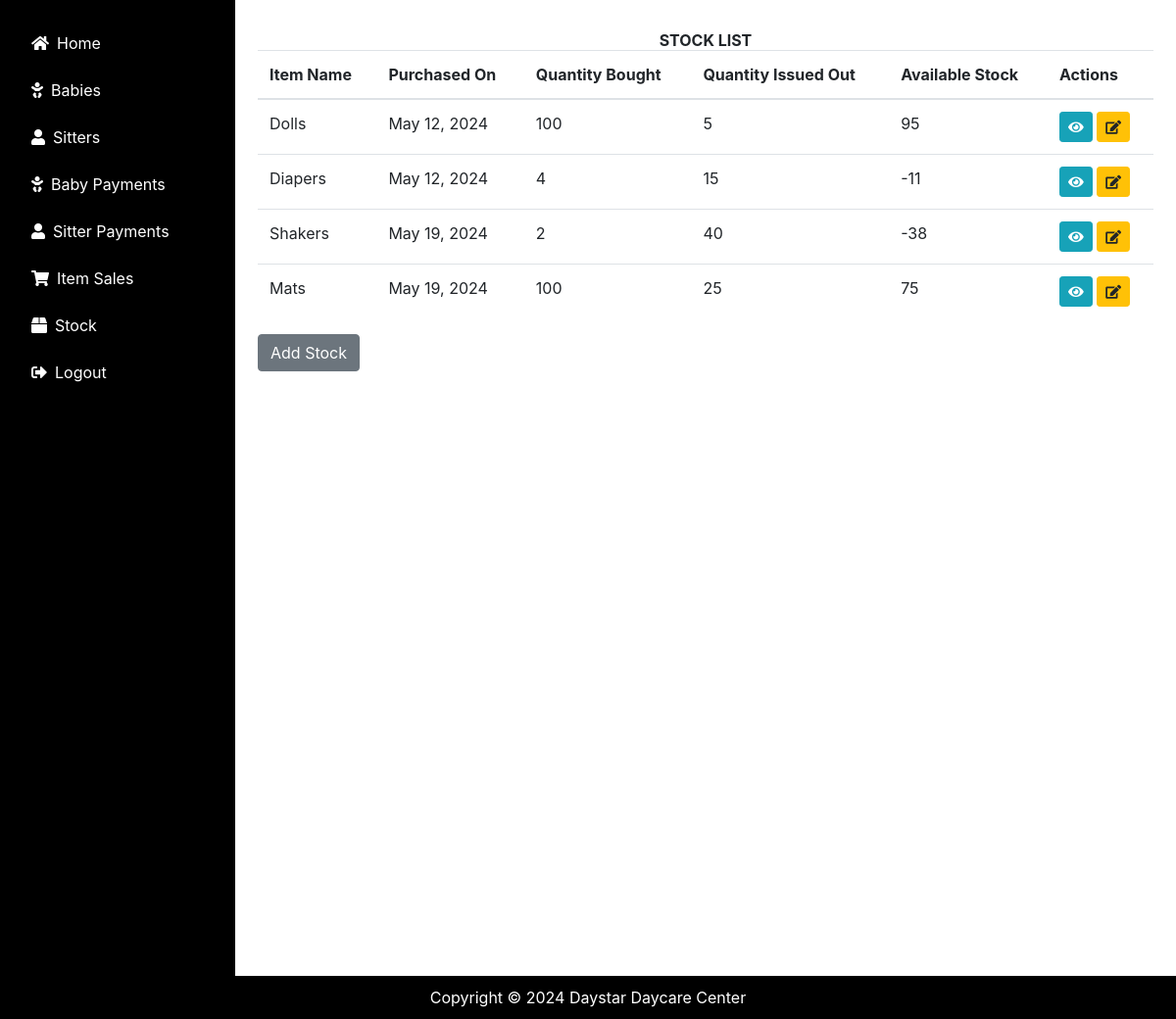
The page /stock/ (signed in) on the database its author committed.
### daycare/models.py (models this page shows, shortened)
class Stock(models.Model):
    item_name = models.ForeignKey(Item, on_delete=models.CASCADE, null=True, blank=True)
    purchased_on = models.DateField(default=timezone.now)
    quantity_bought = models.IntegerField(default=0)
    quantity_issued_out = models.IntegerField(default=0)
    @property
    def available_stock(self):
        return self.quantity_bought - self.quantity_issued_out

class Item(models.Model):
    name = models.CharField(max_length=50, null=True, blank=True)
    def __str__(self):
        return self.name

### daycare/views.py (the view)
# urls.py: path('stock/', views.list_stock, name='list_stock'),
@login_required
def list_stock(request):
    stocks = Stock.objects.all()
    return render(request, 'daycare/list_stock.html', {'stocks': stocks})

### daycare/templates/daycare/list_stock.html (shortened to what this page needs)
{% extends 'daycare/base.html' %}
{% block content %}
<div class="container mt-4">
    <h2 style="text-align: center;"><b>STOCK LIST</b></h2>
    <table class="table">
        <thead>
            <tr>
                <th>Item Name</th>
                <th>Purchased On</th>
                <th>Quantity Bought</th>
                <th>Quantity Issued Out</th>
                <th>Available Stock</th>
                <th>Actions</th>
            </tr>
        </thead>
        <tbody>
            {% for stock in stocks %}
            <tr>
                <td>{{ stock.item_name }}</td>
                <td>{{ stock.purchased_on }}</td>
                <td>{{ stock.quantity_bought }}</td>
                <td>{{ stock.quantity_issued_out }}</td>
                <td>{{ stock.available_stock }}</td>
                <td>
                    <a href="{% url 'view_stock' stock.id %}" class="btn btn-info btn-sm" title="View">
                        <i class="fas fa-eye"></i>
                    </a>
                    <a href="{% url 'edit_stock' stock.id %}" class="btn btn-warning btn-sm" title="Edit">
                        <i class="fas fa-edit"></i>
                    </a>
                            </div>
                        </div>
                    </div>
                </td>
            </tr>
            {% endfor %}
    <a href="{% url 'add_stock' %}" class="btn btn-secondary">Add Stock</a>
</body>
</html>
{% endblock %}

### daycare/templates/daycare/base.html (style rules this page uses)
body { margin: 0; padding-bottom: 60px; overflow-x: hidden; }

### rows shown on the page
Stock: item_name "Dolls", purchased_on "May 12, 2024", quantity_bought "100", quantity_issued_out "5", available_stock "95"
Stock: item_name "Diapers", purchased_on "May 12, 2024", quantity_bought "4", quantity_issued_out "15", available_stock "-11"
Stock: item_name "Shakers", purchased_on "May 19, 2024", quantity_bought "2", quantity_issued_out "40", available_stock "-38"
Stock: item_name "Mats", purchased_on "May 19, 2024", quantity_bought "100", quantity_issued_out "25", available_stock "75"
